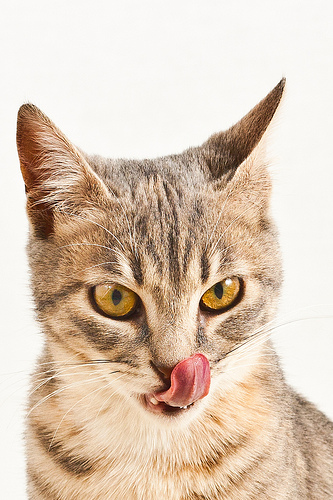
#> input picture HomeworkSpring16/data/cc_cat.png, 333 x 500 px
$ jupyter execute --allow-errors 'Homework Week 3.ipynb'
#> lines starting #> are read from the running program, lines starting #| are printed output that depends on the picture; after the words box and inside, x2 and y2 are one past the last pixel; in counts of white or black regions, pixels touching at a corner belong together
### Homework Week 3
Media Practices: Programming
This assignment is mostly about branching and looping.

If we list all the natural numbers below 10 that are multiples of 3 or 5, we get 3, 5, 6 and 9. The sum of these multiples is 23.

Find the sum of all the multiples of 3 or 5 below 1000.

[cell 1]
def is_multiple_of_3(number):
    if (number % 3) == 0:
        return True
    return False
def is_multiple_of_5(number):
    if (number % 5) == 0:
        return True
    return False

total = 0
for num in range(1,1000,1):
    if (is_multiple_of_3(num) or is_multiple_of_5(num)):
        total += num # total = total + num
print (total)

Write a program that prints the numbers from 1 to 100. But for multiples of three print “Fizz” instead of the number and for the multiples of five print “Buzz”. For numbers which are multiples of both three and five print “FizzBuzz”.

[cell 2]
def fizzbuzz(max_num):
    """Your code goes below here"""
#> called with max_num = 100
    for num in range(1,max_num+1):
        if(num%3) == 0:
            if(num%5) == 0:
                print("FizzBuzz")
            else:
                print("Fizz")
        elif(num%5) == 0:
            print("Buzz")
        else:
            print(num)


fizzbuzz(100)

Write a fibonacci() function that takes n as its argument and returns the nth fibonacci #
F0 = 0
F1 = 1
Fn = Fn-1 + Fn-2 (So F2 = F1 + F0 = 1 + 0 = 1, F3 = F2 + F1 = 1 + 1 = 2,...)

[cell 3]
from math import sqrt
def fibonacci(n):
    """Your code goes below here"""
    return ((1+sqrt(5))**n-(1-sqrt(5))**n)/(2**n*sqrt(5))

# testing
# 0
print( fibonacci(0))

# 1
print( fibonacci(1))

# 1
print( fibonacci(2))

# 2
print( fibonacci(3))

# 3
print( fibonacci(4))

# 5
print( fibonacci(5))

# 8
print( fibonacci(6))

# 13
print( fibonacci(7))

# 21
print( fibonacci(8))

# 34
print( fibonacci(9))

# 55
print( fibonacci(10))

# 6765
print( fibonacci(20))

For the rest you are going to make extensive use of the [PIL Documentation](http://pillow.readthedocs.org/en/latest/index.html)

Image blur
read data/cc_cat.png in as a PIL Image (this is the source)
make a new blank image the same size as the original (this will hold the result
use load() to get the pixel arrays for both images
blur the contents of the source image by averaging the 8 values around each pixel and writing that value into the corresponding pixel in the result image
Since the source is a color image, "averaging" a pixel value involves getting the average value of each R,G,B value for the pixel
For pixels that don't have 8 neighbors, just average the neighbors it does have

#> (a cell that did not finish here is left out)

Kaliedescope
Add comments for each line of make_triangle including a comment block describing what the function does

[cell 5]
import numpy as np
from PIL import Image, ImageDraw, ImageOps
filename = "data/cc_cat.png"
import IPython.core.display
testimg = Image.open(filename)
#> testimg is the input picture: PIL image 333x500 RGB; mean R, G, B 218.9, 199.7, 181.5
def make_triangle(start_img, save=False):
    """Function description goes here"""
#> called with save = True

    w, h = start_img.size
#> w = 333; h = 500

    inset = (max(w,h) - min(w,h)) / 2
#> inset = 83.5
    w, h = start_img.size
    sqrimg = start_img.crop((inset, inset, w-inset, w-inset))

    w, h = sqrimg.size
#> w = 166; h = 166

    mask = Image.new('1', (w,h))
#> mask: PIL image 166x166 1; every value is 0
    draw = ImageDraw.Draw(mask)

    t_height = w/2 * np.tan(60)
#> t_height = 26.56

    triangle_negative = [(0,h), (w/2, t_height), (w,h), (0,h)]
    draw.polygon(triangle_negative, fill=255)
    output = ImageOps.fit(sqrimg, mask.size, centering=(0.5, 0.5))
    output.putalpha(mask)
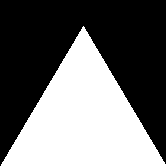
#> mask: PIL image 166x166 1; 42.4% white; 1 white region, box (x1, y1, x2, y2) and area: (1, 26, 166, 166) 11676

    output = output.crop((0,int(t_height)-15, w, h))
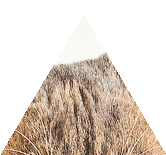
#> output: PIL image 166x155 RGBA; mean R, G, B, A 201.9, 182.4, 164.9, 115.7; transparent parts drawn white
    if save:
        path = 'data/triangle_{}'.format(filename.split('/')[1])
        output.save(path)
        return output, path
    return output
img, path = make_triangle(testimg, True)
#> path = 'data/triangle_cc_cat.png'
IPython.core.display.Image(path)

Modify make_triangle to accept an optional argument that sets the vertical location of the triangle

[cell 6]
import time
import numpy as np
from PIL import Image, ImageDraw, ImageOps
filename = "data/cc_cat.png"
from IPython.display import display, clear_output
testimg = Image.open(filename)
def make_triangle_vertical(start_img, vertical_pos=0, horizontal_pos=0, save=False):
    """Function description goes here"""
#> called with vertical_pos = 100, horizontal_pos = 200, save = True

    w, h = start_img.size
#> w = 333; h = 500

    inset = (max(w,h) - min(w,h)) / 2
#> inset = 83.5
    w, h = start_img.size

    # crop operates on (left, top, right, bottom)
    #     sqrimg = start_img.crop((inset, inset, w-inset, w-inset))
    # w - inset - inset = w - 2* inset
    height = w - 2* inset
#> height = 166
    width = w - 2* inset
#> width = 166
    sqrimg = start_img.crop((horizontal_pos, vertical_pos, horizontal_pos+width, vertical_pos + height))

    w, h = sqrimg.size
#> w = 166; h = 166

    mask = Image.new('1', (w,h))
    draw = ImageDraw.Draw(mask)

    t_height = w/2 * np.tan(60)
#> t_height = 26.56

    triangle_negative = [(0,h), (w/2, t_height), (w,h), (0,h)]
    draw.polygon(triangle_negative, fill=255)
    output = ImageOps.fit(sqrimg, mask.size, centering=(0.5, 0.5))
    output.putalpha(mask)
#> output: PIL image 166x166 RGBA

    output = output.crop((0,int(t_height)-15, w, h))
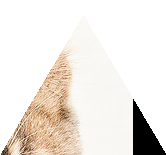
#> output: PIL image 166x155 RGBA; mean R, G, B, A 175.5, 162.4, 149.6, 115.7; transparent parts drawn white
    if save:
        path = 'data/triangle_v_{}'.format(filename.split('/')[1])
        output.save(path)
        return output, path
    return output

def animate_cat(cat_image):
    time.sleep(2)
    display(cat_image)
    clear_output(wait=True)

img, path = make_triangle_vertical(testimg, vertical_pos=100, horizontal_pos=200, save=True)
#> path = 'data/triangle_v_cc_cat.png'
animate_cat(img)
img, path = make_triangle_vertical(testimg, vertical_pos=200, horizontal_pos=276, save=True)
#> call 2 of make_triangle_vertical, with vertical_pos = 200, horizontal_pos = 276, save = True
#> in make_triangle_vertical (call 2), `sqrimg = start_img.crop((horizontal_pos, vertical_pos, horizontal_pos+..`:
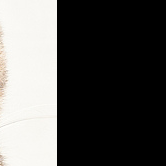
#> sqrimg: PIL image 166x166 RGB; mean R, G, B 85, 84.4, 82.7
animate_cat(img)
img, path = make_triangle_vertical(testimg, vertical_pos=300, horizontal_pos=100, save=True)
#> call 3 of make_triangle_vertical, with vertical_pos = 300, horizontal_pos = 100, save = True
#> in make_triangle_vertical (call 3), `sqrimg = start_img.crop((horizontal_pos, vertical_pos, horizontal_pos+..`:
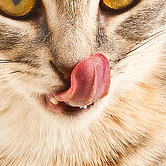
#> sqrimg: PIL image 166x166 RGB; mean R, G, B 210.5, 176.9, 148.5
animate_cat(img)
img, path = make_triangle_vertical(testimg, vertical_pos=323, horizontal_pos=200, save=True)
#> call 4 of make_triangle_vertical, with vertical_pos = 323, horizontal_pos = 200, save = True
#> in make_triangle_vertical (call 4), `sqrimg = start_img.crop((horizontal_pos, vertical_pos, horizontal_pos+..`:
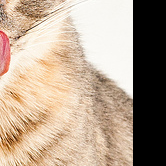
#> sqrimg: PIL image 166x166 RGB; mean R, G, B 181.1, 162.2, 143.7
#> in make_triangle_vertical (call 4), `output = output.crop((0,int(t_height)-15, w, h))`:
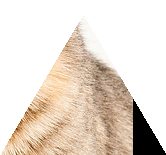
#> output: PIL image 166x155 RGBA; mean R, G, B, A 181.2, 161.8, 142.8, 115.7; transparent parts drawn white
animate_cat(img)
img, path = make_triangle_vertical(testimg, vertical_pos=50, horizontal_pos=30, save=True)
#> in make_triangle_vertical (call 5), `sqrimg = start_img.crop((horizontal_pos, vertical_pos, horizontal_pos+..`:
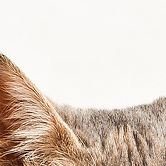
#> sqrimg: PIL image 166x166 RGB; mean R, G, B 220.1, 206.1, 194.3
#> in make_triangle_vertical (call 5), `output.putalpha(mask)`:
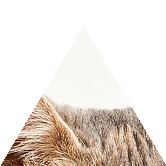
#> output: PIL image 166x166 RGBA; mean R, G, B, A 220.1, 206.1, 194.3, 108; transparent parts drawn white
#> in make_triangle_vertical (call 5), `output = output.crop((0,int(t_height)-15, w, h))`:
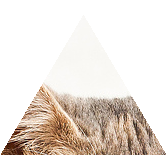
#> output: PIL image 166x155 RGBA; mean R, G, B, A 218, 203.1, 190.6, 115.7; transparent parts drawn white
animate_cat(img)
